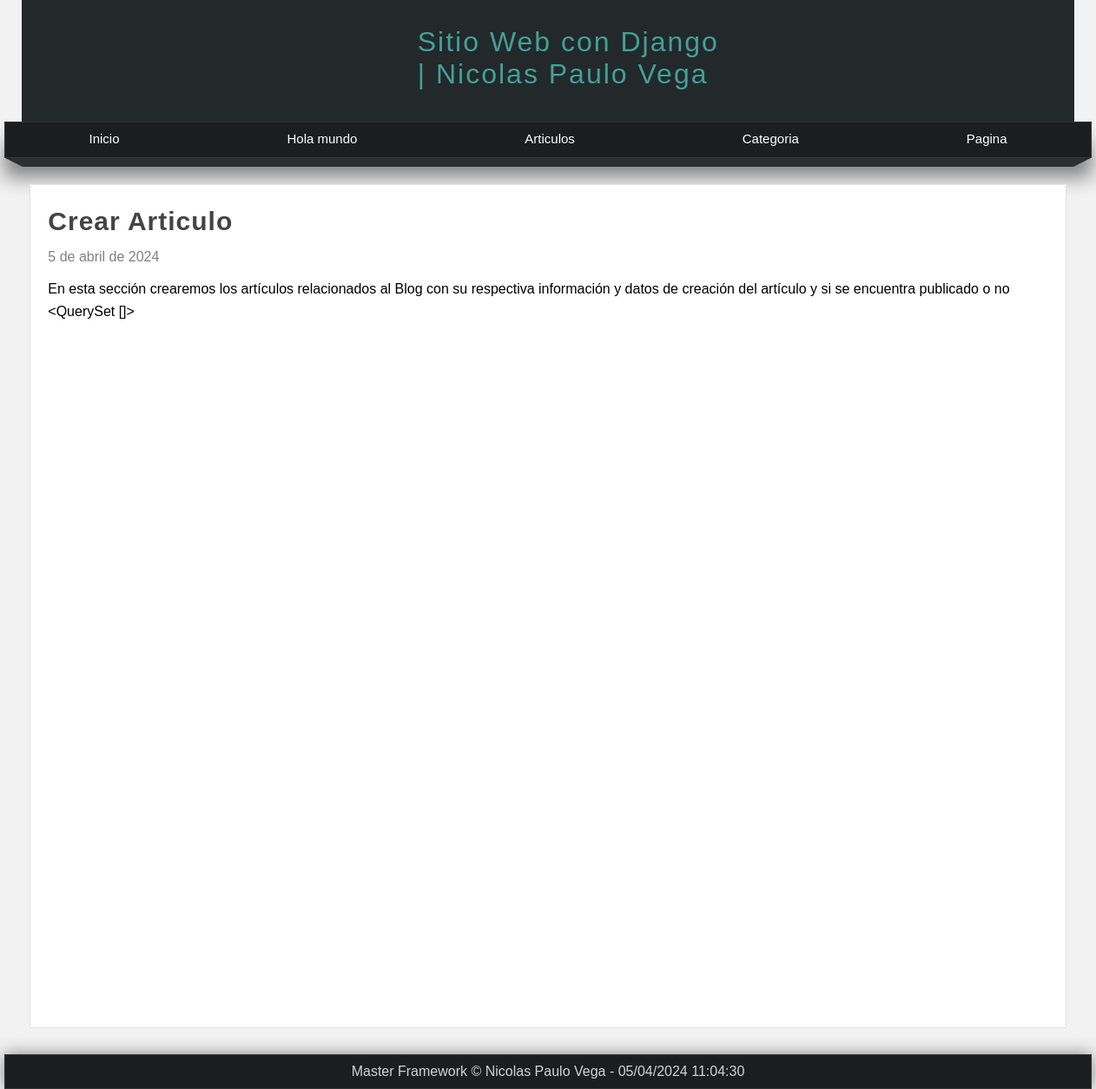
Page /pagina/crear-articulo on the committed database.
### pages/models.py (models this page shows, shortened)
class Page(models.Model):
    id = models.AutoField(primary_key=True, verbose_name="id")
    title = models.CharField(max_length=50, verbose_name="Titulo")
    content = models.TextField(verbose_name="Contenido")
    slug = models.CharField(unique=True, max_length=150, verbose_name="Url Amigable")
    visible = models.BooleanField(verbose_name="¿Visible?")
    create_pg = models.DateField(auto_now_add=True, verbose_name="Creado el")
    update_pg = models.DateTimeField(auto_now=True, verbose_name="Actualizado el")
    class Meta:
        verbose_name = "Página"
        verbose_name_plural = "Páginas"

### pages/views.py (the view)
# urls.py: path('pagina/', page, name="page"),
def page(request, slug):
    page= Page.objects.get(slug=slug)
    return render(request, "pages/page.html", {
        "page": page,
        "title": page.title,
    })

### pages/context_processors.py (called while the page is built)
def get_pages(request):
    pages= Page.objects.filter(visible=True).values_list('id', 'title', 'slug')
    return{
        'pages':pages
    }

### pages/templates/pages/page.html (shortened to what this page needs)
{% extends "layout.html" %}
{% load static %}
{% load filters %}
    {% block content %}
        <h1 class="title">{{page.title}}</h1>
        <span class="date">{{page.create_pg}}</span>
        <p class="content">
            {{page.content}}
        </p>
        {{pages}}
    {% endblock %}

### my_app/static/css/style.css (style rules this page uses)
* { margin: 0px; padding: 0px; font-family: Arial, Helvetica, sans-serif; text-decoration: none; }
body { background-color: #F2F2F2; }
.title { color: #444; letter-spacing: 1px; font-size: 30px; margin-bottom: 10px; margin-top: 5px; }
.box p, .box h2, .box h3, .box ul { margin-top: 5px; margin-bottom: 5px; }
.date { display: block; margin-top: 15px; margin-bottom: 15px; color: gray; }
.content { line-height: 25px; }

### rows in the picture
Page: title "Crear Articulo", create_pg "5 de abril de 2024", content "En esta sección crearemos los artículos relacionados al Blog con su respectiva información y datos de creación del artículo y si se encuentra publicado o no"

### other values in the picture
{{ pages }} "<QuerySet []>"
